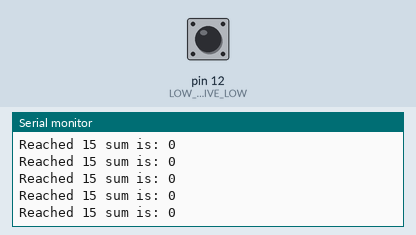
Bench run of a sketch on a simulated Arduino Mega 2560, built with avr-gcc and run on an emulated ATmega2560. Shown: the last lines printed to the serial monitor. The test bench sets the inputs (shaded band); at power-on: pin 12 (LOW_BATT_PIN_ACTIVE_LOW) HIGH.

Above: at 1.2 s.
1.3 s: pin 12 (LOW_BATT_PIN_ACTIVE_LOW) pulled LOW for 1 s
At 1.84 s:
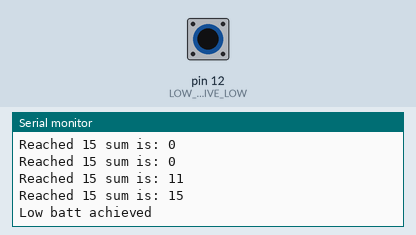
3.8 s: pin 12 (LOW_BATT_PIN_ACTIVE_LOW) pulled LOW for 0.15 s
At 4.02 s:
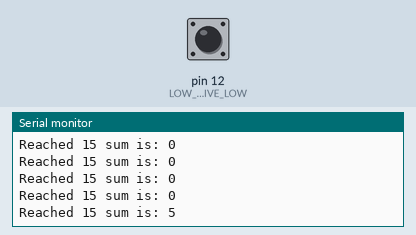
5.4 s: pin 12 (LOW_BATT_PIN_ACTIVE_LOW) pulled LOW for 1 s
At 5.77 s:
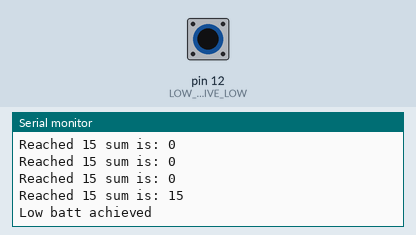
Timing chart, 0 to 8.4 s (numbered marks = the images above; inputs shaded):
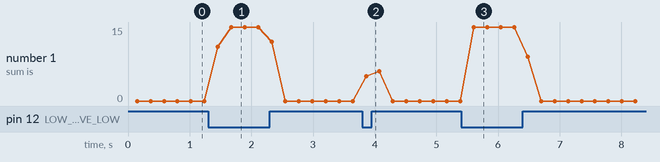

Measured:
- after the input at 1.3 s, the serial monitor: prints a new line after 0.16 s (image 1)
- after the input at 3.8 s, the serial monitor: prints a new line after 0.06 s (image 2)
- after the input at 5.4 s, the serial monitor: prints a new line after 0.21 s (image 3)

The sketch:

low_batt_interrupt_test.ino
```cpp
#define LOW_BATT_PIN_ACTIVE_LOW 12

volatile boolean printIntMsg = false;

uint8_t teapotPacket[14] = { '$', 0x02, 0,0, 0,0, 0,0, 0,0, 0x00, 0x00, '\r', '\n' };

void hasLowBatteryISR(){
  cli();
  printIntMsg = true;
  sei();
}

#define NUM_LOW_BAT_AVGS  15
int lowBatArray[NUM_LOW_BAT_AVGS];
int lowBatIndex = 0;
int sum = 0;

void setup() {
  Serial.begin(115200);
  Serial3.begin(9600);
  printIntMsg = false;
  pinMode(LOW_BATT_PIN_ACTIVE_LOW, INPUT_PULLUP);
  //attachInterrupt(LOW_BATT_PIN_ACTIVE_LOW, hasLowBatteryISR, FALLING);
  int hasStartingLowBatt = digitalRead(LOW_BATT_PIN_ACTIVE_LOW);
  if(hasStartingLowBatt){
    Serial.println("Started with low battery");
  }

  lowBatIndex = 0;
  sum = 0;
}

void loop() {
  lowBatArray[lowBatIndex] = digitalRead(LOW_BATT_PIN_ACTIVE_LOW);
  sum += !digitalRead(LOW_BATT_PIN_ACTIVE_LOW);//lowBatArray[lowBatIndex];
  lowBatIndex++;
  if(lowBatIndex == NUM_LOW_BAT_AVGS){
    lowBatIndex = 0;

    Serial.println(String("Reached ") + NUM_LOW_BAT_AVGS + " sum is: " + sum);
    if(sum == NUM_LOW_BAT_AVGS){
      Serial.println("Low batt achieved");
    }
    sum = 0;
  }

//  if(printIntMsg){
//    Serial.println("Got Low Battery");
//    printIntMsg = false; //no longer need this
//  }
  Serial3.write(teapotPacket,14);
  delay(10);
}
```
